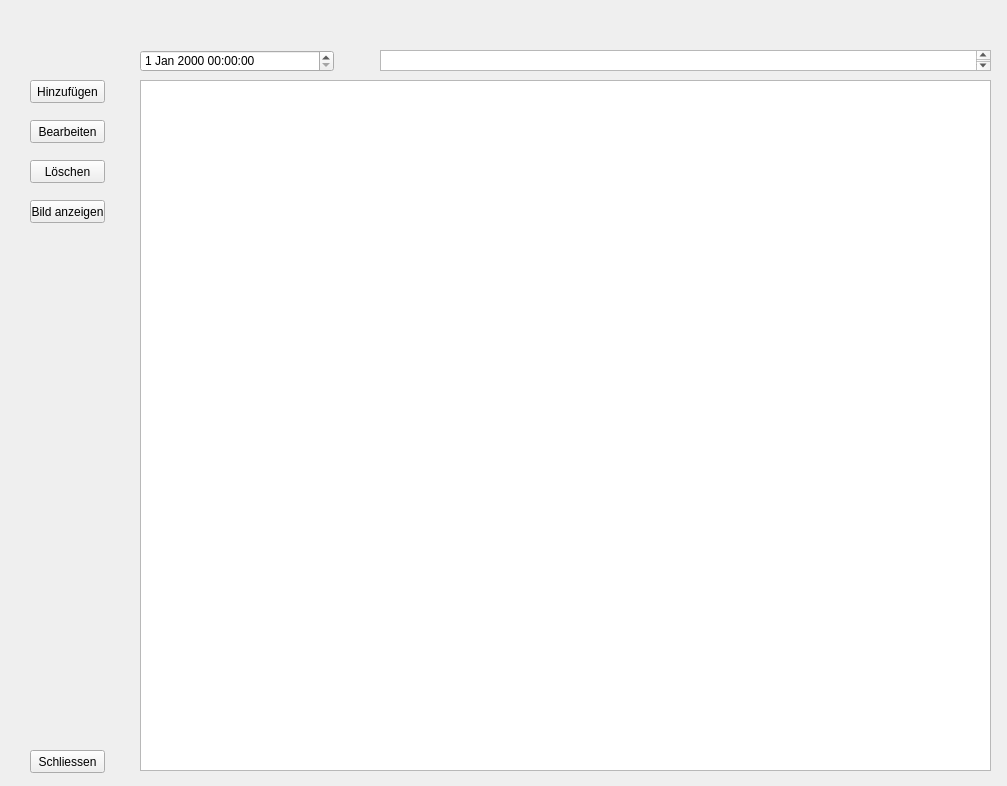
<?xml version="1.0" encoding="UTF-8"?>
<ui version="4.0">
 <class>Form</class>
 <widget class="QWidget" name="Form">
  <property name="geometry">
   <rect>
    <x>0</x>
    <y>0</y>
    <width>1007</width>
    <height>786</height>
   </rect>
  </property>
  <property name="windowTitle">
   <string>Form</string>
  </property>
  <widget class="QTextBrowser" name="textBrowser">
   <property name="geometry">
    <rect>
     <x>380</x>
     <y>50</y>
     <width>611</width>
     <height>21</height>
    </rect>
   </property>
  </widget>
  <widget class="QPushButton" name="pushButton">
   <property name="geometry">
    <rect>
     <x>30</x>
     <y>80</y>
     <width>75</width>
     <height>23</height>
    </rect>
   </property>
   <property name="text">
    <string>Hinzufügen</string>
   </property>
  </widget>
  <widget class="QPushButton" name="pushButton_2">
   <property name="geometry">
    <rect>
     <x>30</x>
     <y>120</y>
     <width>75</width>
     <height>23</height>
    </rect>
   </property>
   <property name="text">
    <string>Bearbeiten</string>
   </property>
  </widget>
  <widget class="QPushButton" name="pushButton_3">
   <property name="geometry">
    <rect>
     <x>30</x>
     <y>160</y>
     <width>75</width>
     <height>23</height>
    </rect>
   </property>
   <property name="text">
    <string>Löschen</string>
   </property>
  </widget>
  <widget class="QPushButton" name="pushButton_4">
   <property name="geometry">
    <rect>
     <x>30</x>
     <y>200</y>
     <width>75</width>
     <height>23</height>
    </rect>
   </property>
   <property name="text">
    <string>Bild anzeigen</string>
   </property>
  </widget>
  <widget class="QTableWidget" name="tableWidget">
   <property name="geometry">
    <rect>
     <x>140</x>
     <y>80</y>
     <width>851</width>
     <height>691</height>
    </rect>
   </property>
  </widget>
  <widget class="QDateTimeEdit" name="dateTimeEdit">
   <property name="geometry">
    <rect>
     <x>140</x>
     <y>50</y>
     <width>194</width>
     <height>22</height>
    </rect>
   </property>
  </widget>
  <widget class="QPushButton" name="pushButton_5">
   <property name="geometry">
    <rect>
     <x>30</x>
     <y>750</y>
     <width>75</width>
     <height>23</height>
    </rect>
   </property>
   <property name="text">
    <string>Schliessen</string>
   </property>
  </widget>
 </widget>
 <resources/>
 <connections/>
</ui>
